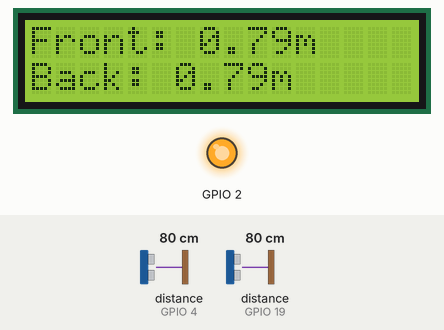
Simulated run of this sketch. Board: ESP32. Shown: 16×2 character LCD, output pins drawn as LEDs (lit = HIGH). Wiring (inferred from the names in the program): 2 × ultrasonic range finder: trigger GPIO 5, echo GPIO 4 / trigger GPIO 18, echo GPIO 19. The inputs (shaded band) are chosen by the test bench; at power-on: distance to the obstacle (sensors on GPIO 4, GPIO 19) 80 cm. The echo pulse lasts 58.3 µs per cm; WiFi joins after 1.5 s; servers stay silent unless stated; pins used as bus, display or sensor lines are not drawn; what the sketch prints to the serial monitor is not drawn.

Above: at 9.4 s.
9.5 s: distance to the obstacle (sensor on GPIO 4) set to 2 cm
At 14.2 s:
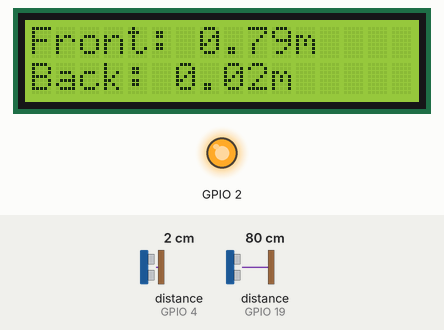
14.7 s: distance to the obstacle (sensor on GPIO 19) set to 2 cm
At 18.9 s:
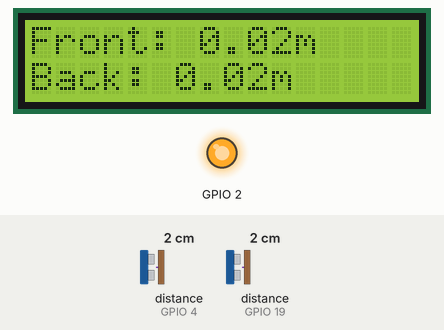
19.7 s: distance to the obstacle (sensor on GPIO 4) set to 4 cm
At 23.8 s:
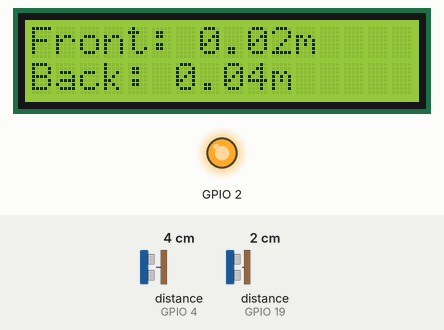
24.7 s: distance to the obstacle (sensor on GPIO 19) set to 4 cm
At 28.8 s:
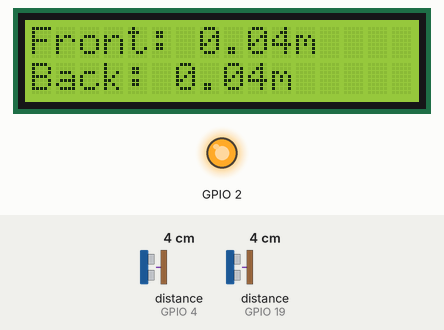
29.7 s: distance to the obstacle (sensor on GPIO 4) set to 9 cm
At 33.9 s:
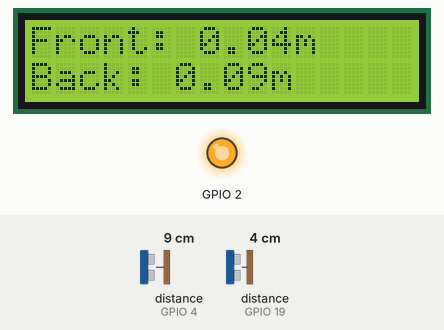
34.7 s: distance to the obstacle (sensor on GPIO 19) set to 9 cm
At 38.9 s:
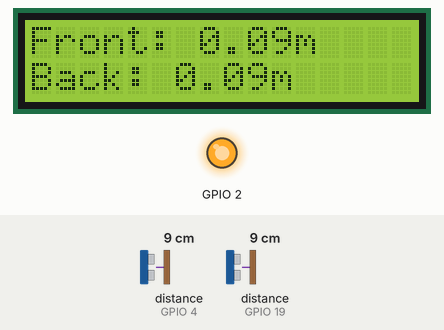
Timing chart, 0 to 40.4 s (numbered marks = the images above; inputs shaded):
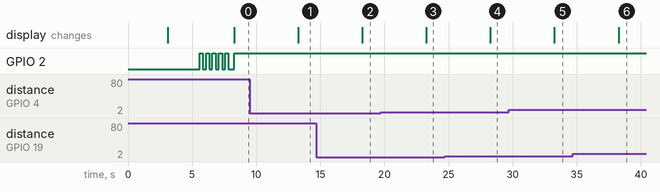

Measured:
- after the input at 9.5 s, the display: changes after 3.8 s (image 1)
- after the input at 14.7 s, the display: changes after 3.6 s (image 2)
- after the input at 19.7 s, the display: changes after 3.6 s (image 3)
- after the input at 24.7 s, the display: changes after 3.6 s (image 4)
- after the input at 29.7 s, the display: changes after 3.6 s (image 5)
- after the input at 34.7 s, the display: changes after 3.6 s (image 6)

The sketch:

CarA_code.ino
```cpp
#include <Wire.h>
#include <LiquidCrystal_I2C.h>
#include <WiFi.h>
#include <Firebase_ESP_Client.h>

//Provide the token generation process info.
#include "addons/TokenHelper.h"
//Provide the RTDB payload printing info and other helper functions.
#include "addons/RTDBHelper.h"

// Insert your network credentials
#define WIFI_SSID "VANET"
#define WIFI_PASSWORD "12345678"

// Insert Firebase project API Key
#define API_KEY "AIzaSyAfNlYRhXMwtIhnCa7VBmWm-uV0JUOGErA"

// Insert RTDB URLefine the RTDB URL */
#define DATABASE_URL "https://vanitycars-37b73-default-rtdb.firebaseio.com/"

//Define Firebase Data object
FirebaseData fbdo;
FirebaseAuth auth;
FirebaseConfig config;

uint32_t sendDataPrevMillis = 0;
bool signupOK = false , ObjectFlag = false, ObjectFlagTemp = false;
volatile bool dataChanged = false;
uint32_t pmillis = 0;

LiquidCrystal_I2C lcd(0x3F, 16, 2);
//Define Ultrasonic Sensors Pins
const int trig1 = 18; // front sensor
const int echo1 = 19;
const int trig2 = 5; // back sensor
const int echo2 = 4;


// **************************************************************************************************************
void setup() {
  Serial.begin(115200);
  initPins();
  initFirebase();
  connectionEstablished();
  send_data("0");
}


void loop() {
  if (millis() - pmillis >= 5000) {
    pmillis = millis();
    lcdUpdate();
    if (read_ultra(trig1, echo1) < 2.5 || read_ultra(trig2, echo2) < 2.5 ) {
      //      ObjectFlag = true;
      //      if (ObjectFlagTemp != ObjectFlag) {
      //        ObjectFlagTemp = ObjectFlag;
      Serial.println("Car Detected");
      digitalWrite(2, HIGH);
      send_data("1");
      //      }
    }
    else {
      //      ObjectFlag = false;
      //      if (ObjectFlagTemp != ObjectFlag) {
      //        ObjectFlagTemp = ObjectFlag;
      Serial.println("No Object Detected");
      digitalWrite(2, LOW);
      send_data("0");
      //    }
    }
  }
}
// **************************************************************************************************************
void lcdUpdate() {
  lcd.clear();
  lcd.setCursor(0, 0);
  lcd.print("Front: ");
  lcd.print(read_ultra(trig1, echo1), 2);
  lcd.print("m");
  lcd.setCursor(0, 1);
  lcd.print("Back: ");
  lcd.print(read_ultra(trig2, echo2), 2);
  lcd.print("m");
}

void connectionEstablished() {
  for (int i = 0; i < 5; i++) {
    digitalWrite(2, HIGH);
    delay(250);
    digitalWrite(2, LOW);
    delay(250);
  }
}

void send_data(String object)
{
  if (Firebase.ready() && signupOK && (millis() - sendDataPrevMillis > 2500))
  {
    sendDataPrevMillis = millis();
    Firebase.RTDB.setString(&fbdo, "Parameters/carA_Flag", object);
  }
}

double read_ultra(const int trigPin , const int echoPin) {
  double distance = 0;
  unsigned long duration = 0;
  digitalWrite(trigPin, LOW);
  delayMicroseconds(2);
  digitalWrite(trigPin, HIGH);
  delayMicroseconds(10);
  digitalWrite(trigPin, LOW);

  // Reads the echoPin, returns the sound wave travel time in microseconds
  duration = pulseIn(echoPin, HIGH);

  // Calculating the distance
  distance = (duration * 0.034) / 2; // Speed of sound wave divided by 2 (go and back)
  distance = distance / 100.0;
  return distance;
}

void initPins() {
  pinMode(2, OUTPUT);
  digitalWrite(2, LOW);
  pinMode(echo1, INPUT);
  pinMode(trig1, OUTPUT);
  pinMode(echo2, INPUT);
  pinMode(trig2, OUTPUT);

  // Print a message to the LCD.
  lcd.init();
  lcd.backlight();

  lcd.setCursor(0, 0);
  lcd.print("Vanet Group 10");
  delay(3000);
  lcd.clear();
}

void initFirebase() {
  // Firebase Initialization
  WiFi.begin(WIFI_SSID, WIFI_PASSWORD);
  Serial.print("Connecting to Wi-Fi");
  while (WiFi.status() != WL_CONNECTED) {
    Serial.print(".");
    delay(300);
  }
  Serial.println();
  Serial.print("Connected with IP: ");
  Serial.println(WiFi.localIP());
  Serial.println();

  /* Assign the api key (required) */
  config.api_key = API_KEY;

  /* Assign the RTDB URL (required) */
  config.database_url = DATABASE_URL;

  /* Sign up */
  if (Firebase.signUp(&config, &auth, "", "")) {
    Serial.println("ok");
    signupOK = true;
  }
  else {
    Serial.printf("%s\n", config.signer.signupError.message.c_str());
  }

  /* Assign the callback function for the long running token generation task */
  config.token_status_callback = tokenStatusCallback; //see addons/TokenHelper.h

  Firebase.begin(&config, &auth);
  Firebase.reconnectWiFi(true);

  Serial.println("Wifi Connected !!");
  delay(1000);
}
```
